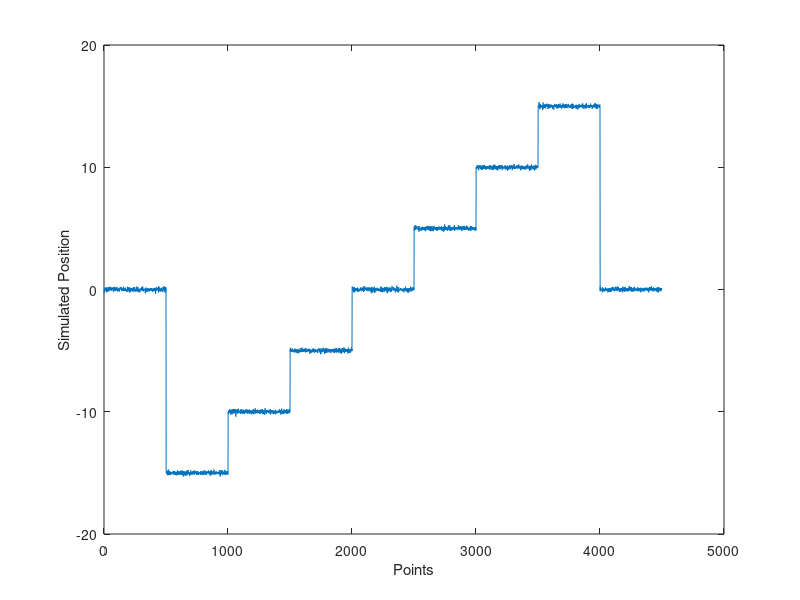

MATLAB code for this plot: (Note: this script raises an error after producing the figure.)
%Solution_Assignment_Events  
% ***************************

% autor: Thomas Haslwanter
% date:  Nov-2023


%% ---------- Exercise 1 ----------------------------------
% Simulate experimental data

% Set the parameters
noiseAmp = 0.1;
dataRange = 15;
stepSize = 5;
numData = 500;

% Steps
stepData = [];
for ii = -dataRange:stepSize:dataRange
    newData = ii*ones(1,numData)+ noiseAmp*randn(1,numData);
    stepData = [stepData newData];
end

% Beginning and end
HorPos = [noiseAmp*randn(1,numData), stepData noiseAmp*randn(1,numData)];

% Show the data
plot(HorPos);
xlabel('Points');
ylabel('Simulated Position');
shg

% Save the variable "HorPos" to a MAT-file with the same name
outFile = 'data\HorPos.mat';
save(outFile, 'HorPos');
disp(['Exercise 1: Simulated data written to ' outFile ', ready for "Exercise 2"']);
disp('Hit any key to continue');
pause
close('all');


%% ---------- Exercise 2: EMG Analysis ----------------------
% analyze_emg  Find the mean duration of the EMG-activity
% Sample-data from: https://www.shimmersensing.com/support/sample-data/

% Get the data
in_file = 'data\Shimmer3_EMG_Calibrated.csv'
% Skip 3 rows, and 3 columns
% The two columns show EMG from forearm and biceps
data = readmatrix(in_file, 'Range', [4, 4]);
data = data(:,1:2);     % We don't need the last column of 'NaN'
rate = 512;             % [Hz]

% Show them
emg = data(:,1);
time = (1:length(emg))/rate;
plot(time, emg)

axis('tight');
xlabel('Time [sec]');
ylabel('EMG [mV]');
title('Original Data');
shg
disp('Hit any key to continue');
pause

% High-pass filter the data, rectify and smooth them
nyq = rate/2;
[b,a] = butter(5, 1/nyq, 'high');   % cutoff at 1 Hz
filtered = filter(b,a,emg);
smoothed = savgol(abs(filtered), 3, 101);

plot(time, smoothed, 'r');

axis('tight');
xlabel('Time [sec]');
ylabel('EMG-Envelope [mV]')
title('Offset Removed, with Highpass-Filter')
shg
disp('Hit any key to continue');
pause

% Find onsets and offsets
threshold = 0.05;
activity = smoothed > threshold;
onset = find(diff(activity)==1);
offset = find(diff(activity)==-1);

% Eliminate filter artefacts at the beginning of the file
beginning = 2000;   % points
onset = onset(onset>beginning);
offset = offset(offset>beginning);

% Make sure we start with an onset, and end with an offset
if onset(1) > offset(1)
    offset = offset(2:end);
end

if offset(end) < onset(end)
    onset = onset(1:end-1);
end

% "assert" runs through if everything is ok, produces an error/stop otherwise
assert(length(onset) == length(offset));

% Find the durations
% Eliminate bursts of muscle activity that are too short
% to correspond to a real movement
min_interval = 0.5; % [sec]

% Calculate contraction times
dt = 1/rate;
interval = (offset-onset)*dt;

% Eliminate short drops
short_drops = interval < min_interval;
interval(short_drops) = [];
onset(short_drops) = [];
offset(short_drops) = [];

% Show the resulting on- and offsets
hold on
plot(onset/rate, zeros(size(onset)), 'b*');
plot(offset/rate, zeros(size(offset)), 'ro');
legend('Data', 'EMG-Activity: Start', 'EMG-Activity: End');
dispTxt = sprintf('Contraction time = %.2f ± %.2f s', mean(interval), ...
        std(interval));
text(50, 1.5, dispTxt);
 
shg
disp('Hit any key to continue, to Exercise 3');
pause
close('all');


%% ---------- Exercise 3: Gait events ----------------------
% Find "Heelstrike" and "Toe-off" events from ground-reaction forces

% Load the new data
inFile = 'data\GroundReactionForce.mat';
load(inFile);

% check where the Z-axis of the GRF is above the threshold
threshold = 15;
isContact = GRF(:,4) > threshold;
time = GRF(:,1);

% heel strike occours when the contact signal changes from 0 to 1
heelStrikeIndex = find( diff(isContact)==1 );

% toe off occours when the contact signal changes from 1 to 0
toeOffIndex = find( diff(isContact)==-1 );

% Plot the data
plot(time, GRF(:,4));
hold on
plot(time(heelStrikeIndex), GRF(heelStrikeIndex,4), 'og');
plot(time(toeOffIndex),     GRF(toeOffIndex,4),     'or');

% Format the plot
xlabel('Time [sec]')
ylabel('Force [N]')
title('Ground reaction force');
legend('grf','HS','TO')

shg
disp('Hit any key to continue, to Ex 4.4');
pause
close('all');


%% ---------- Exercise 4: R-peak detection ----------------
% Find the heartbeats, and calculate the average bpm-rate

% Set the parameters
inFile = 'Data\ecg_hfn.mat';
fs = 1000;  % [Hz]
threshold = 1.5; % min value signal has to be for peak detection

% Get the data
load(inFile);
time = 0:1/fs:(length(ecg_hfn)-1)/fs;

% Peaks can be found by checking the 1st derivative for zero-crossings
ecg_derivative = savgol(ecg_hfn,3,51,1,fs);

product_derivative = [ecg_derivative; 0].*[0; ecg_derivative];
zero_crossings = product_derivative < 0;
zero_crossings(end) = [];

peaks_index = zero_crossings & (ecg_hfn > threshold);

% determination of the mean heart rate and std (error propagation)
mean_heart_rate = 1/mean(diff(time(peaks_index)))*60;   % per min
std_heart_rate = 1/mean(diff(time(peaks_index)))^2 * ...
                std(diff(time(peaks_index)))*60; %per min

% Plot the data
plot(time,ecg_hfn)
xlabel('Time [sec]');
ylabel('ECG');
title('R-Detection');
hold on
plot(time(peaks_index),ecg_hfn(peaks_index),'og')

dispTxt = sprintf('Heartrate = %.3f ±  %.2f min^{-1}', mean_heart_rate, ...
            std_heart_rate);

text(time(end/2),-2.5,dispTxt);
disp('Done!')    
